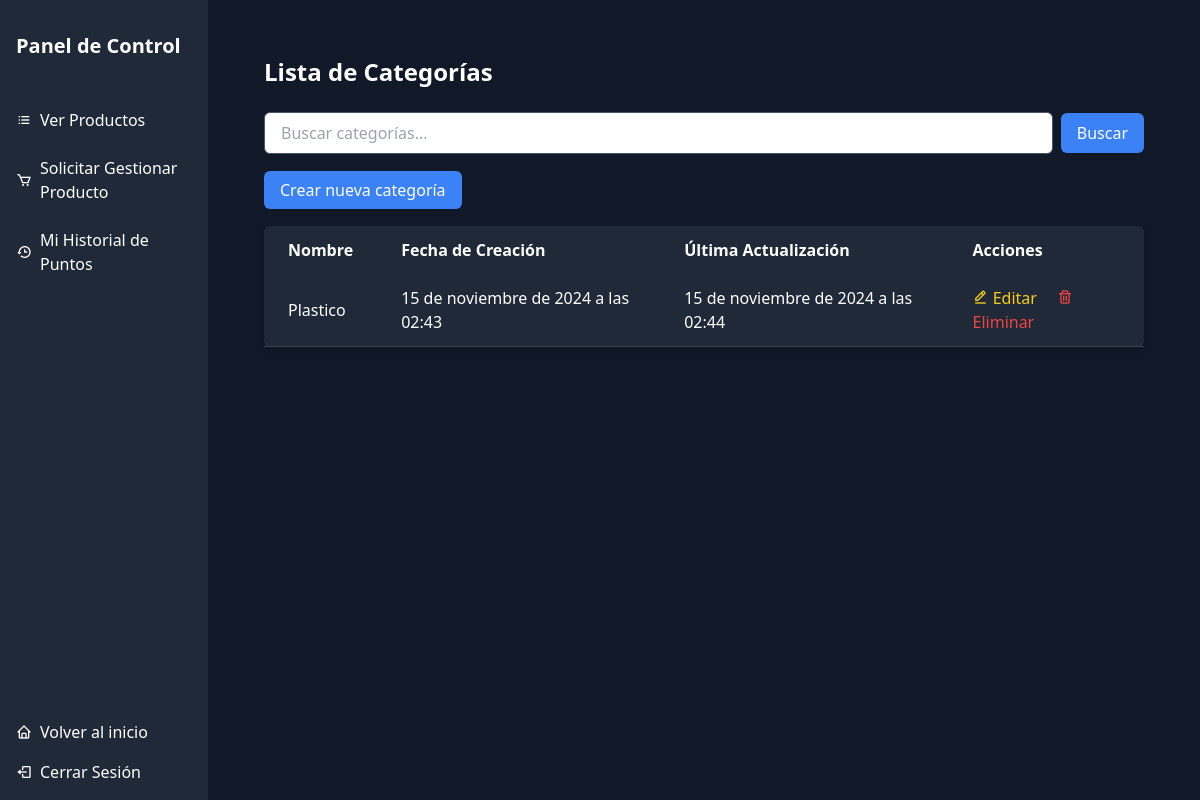
/dashboard/categories/, run on the app's committed database.
### core/dashboard/models.py (models this page shows, shortened)
class Category(models.Model):
    name = models.CharField(max_length=50, unique=True)
    created_at = models.DateTimeField(auto_now_add=True)
    updated_at = models.DateTimeField(auto_now=True)
    created_by = models.ForeignKey(
        settings.AUTH_USER_MODEL,
        on_delete=models.SET_NULL,
        null=True,
        blank=True,
        related_name="created_categories"
    )
    updated_by = models.ForeignKey(
        settings.AUTH_USER_MODEL,
        on_delete=models.SET_NULL,
        null=True,
        blank=True,
        related_name="updated_categories"
    )
    class Meta:
        verbose_name = 'Categoría'
        verbose_name_plural = 'Categorías'

### core/dashboard/views/category.py (the view)
# urls.py: path('categories/', category.CategoryListView.as_view(), name="category_list"),
class CategoryListView(ListView):
    model = Category
    template_name = 'core/dashboard/category/category_list.html'
    context_object_name = 'categories'
    def get_queryset(self):
        queryset = Category.objects.all()
        query = self.request.GET.get('q')
        if query:
            queryset = queryset.filter(name__icontains=query)
        return queryset

### templates/core/dashboard/category/category_list.html (shortened to what this page needs)
{% extends 'components/base_dash.html' %}
{% block content %}
    <div class="container mx-auto p-6">
        <h2 class="text-2xl font-bold mb-6">Lista de Categorías</h2>
        <div class="mb-4">
            <form method="get" action="{% url 'dashboard:category_list' %}" class="flex items-center">
                <input type="text" name="q" value="{{ request.GET.q }}" placeholder="Buscar categorías..." class="form-input px-4 py-2 rounded-md w-full border border-gray-600">
                <button type="submit" class="ml-2 bg-blue-500 text-white px-4 py-2 rounded-md hover:bg-blue-600">
                    Buscar
                </button>
            </form>
        </div>
        <div class="mt-6 mb-6">
            <a href="{% url 'dashboard:category_create' %}" class="bg-blue-500 text-white px-4 py-2 rounded-md hover:bg-blue-600">Crear nueva categoría</a>
        </div>
        <table class="min-w-full bg-gray-800 text-white rounded-md shadow-md">
            <thead>
                <tr>
                    <th class="py-3 px-6 text-left">Nombre</th>
                    <th class="py-3 px-6 text-left">Fecha de Creación</th>
                    <th class="py-3 px-6 text-left">Última Actualización</th>
                    <th class="py-3 px-6 text-left">Acciones</th>
                </tr>
            </thead>
            <tbody>
                {% for category in categories %}
                    <tr class="border-b border-gray-700">
                        <td class="py-3 px-6">{{ category.name }}</td>
                        <td class="py-3 px-6">{{ category.created_at }}</td>
                        <td class="py-3 px-6">{{ category.updated_at }}</td>
                        <td class="py-3 px-6">
                            <a href="{% url 'dashboard:category_update' category.id %}" class="text-yellow-400 hover:text-yellow-500 mr-4">
                                <i class="bx bx-edit-alt"></i> Editar
                            </a>
                            <a href="{% url 'dashboard:category_delete' category.id %}" class="text-red-500 hover:text-red-600">
                                <i class="bx bx-trash"></i> Eliminar
                            </a>
                        </td>
                    </tr>
                {% empty %}
                    <tr>
                        <td colspan="4" class="py-3 px-6 text-center">No hay categorías disponibles</td>
                    </tr>
                {% endfor %}
            </tbody>
        </table>
    </div>
{% endblock %}

### data on the page
Category: name "Plastico", created_at "15 de noviembre de 2024 a las 02:43", updated_at "15 de noviembre de 2024 a las 02:44"
